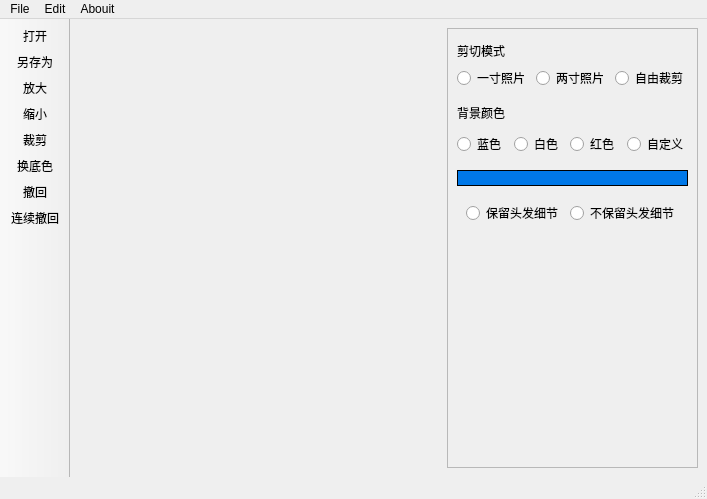
<?xml version="1.0" encoding="UTF-8"?>
<ui version="4.0">
 <class>MainWindow</class>
 <widget class="QMainWindow" name="MainWindow">
  <property name="geometry">
   <rect>
    <x>0</x>
    <y>0</y>
    <width>707</width>
    <height>499</height>
   </rect>
  </property>
  <property name="windowTitle">
   <string>MainWindow</string>
  </property>
  <widget class="QWidget" name="centralwidget">
   <property name="sizePolicy">
    <sizepolicy hsizetype="Preferred" vsizetype="Preferred">
     <horstretch>0</horstretch>
     <verstretch>0</verstretch>
    </sizepolicy>
   </property>
   <layout class="QHBoxLayout" name="horizontalLayout_6">
    <item>
     <widget class="QScrollArea" name="imageScrollArea">
      <property name="frameShape">
       <enum>QFrame::NoFrame</enum>
      </property>
      <property name="widgetResizable">
       <bool>true</bool>
      </property>
      <property name="alignment">
       <set>Qt::AlignLeading|Qt::AlignLeft|Qt::AlignTop</set>
      </property>
      <widget class="QWidget" name="scrollAreaWidgetContents">
       <property name="geometry">
        <rect>
         <x>0</x>
         <y>0</y>
         <width>352</width>
         <height>426</height>
        </rect>
       </property>
       <layout class="QHBoxLayout" name="horizontalLayout">
        <item>
         <widget class="ImageLabel" name="imgLabel">
          <property name="frameShape">
           <enum>QFrame::NoFrame</enum>
          </property>
          <property name="text">
           <string/>
          </property>
          <property name="alignment">
           <set>Qt::AlignLeading|Qt::AlignLeft|Qt::AlignTop</set>
          </property>
         </widget>
        </item>
       </layout>
      </widget>
     </widget>
    </item>
    <item>
     <widget class="QFrame" name="frame">
      <property name="sizePolicy">
       <sizepolicy hsizetype="Fixed" vsizetype="Preferred">
        <horstretch>0</horstretch>
        <verstretch>0</verstretch>
       </sizepolicy>
      </property>
      <property name="frameShape">
       <enum>QFrame::StyledPanel</enum>
      </property>
      <property name="frameShadow">
       <enum>QFrame::Plain</enum>
      </property>
      <layout class="QVBoxLayout" name="verticalLayout_3">
       <item>
        <widget class="QWidget" name="widget_3" native="true">
         <layout class="QVBoxLayout" name="verticalLayout">
          <property name="sizeConstraint">
           <enum>QLayout::SetMinimumSize</enum>
          </property>
          <property name="leftMargin">
           <number>0</number>
          </property>
          <property name="topMargin">
           <number>4</number>
          </property>
          <property name="rightMargin">
           <number>0</number>
          </property>
          <property name="bottomMargin">
           <number>4</number>
          </property>
          <item>
           <widget class="QLabel" name="label">
            <property name="text">
             <string>剪切模式</string>
            </property>
           </widget>
          </item>
          <item>
           <widget class="QWidget" name="widget_2" native="true">
            <layout class="QHBoxLayout" name="horizontalLayout_3">
             <property name="sizeConstraint">
              <enum>QLayout::SetMinimumSize</enum>
             </property>
             <property name="leftMargin">
              <number>0</number>
             </property>
             <property name="topMargin">
              <number>0</number>
             </property>
             <property name="rightMargin">
              <number>0</number>
             </property>
             <property name="bottomMargin">
              <number>0</number>
             </property>
             <item>
              <widget class="QRadioButton" name="cutModeOneInch">
               <property name="text">
                <string>一寸照片</string>
               </property>
              </widget>
             </item>
             <item>
              <widget class="QRadioButton" name="cutModeTwoInch">
               <property name="text">
                <string>两寸照片</string>
               </property>
              </widget>
             </item>
             <item>
              <widget class="QRadioButton" name="cutModeFree">
               <property name="text">
                <string>自由裁剪</string>
               </property>
              </widget>
             </item>
            </layout>
           </widget>
          </item>
         </layout>
        </widget>
       </item>
       <item>
        <widget class="QWidget" name="widget_4" native="true">
         <layout class="QVBoxLayout" name="verticalLayout_6">
          <property name="leftMargin">
           <number>0</number>
          </property>
          <property name="topMargin">
           <number>4</number>
          </property>
          <property name="rightMargin">
           <number>0</number>
          </property>
          <property name="bottomMargin">
           <number>4</number>
          </property>
          <item>
           <widget class="QLabel" name="label_3">
            <property name="text">
             <string>背景颜色</string>
            </property>
           </widget>
          </item>
          <item>
           <widget class="QWidget" name="widget_5" native="true">
            <layout class="QVBoxLayout" name="verticalLayout_5">
             <property name="sizeConstraint">
              <enum>QLayout::SetMinimumSize</enum>
             </property>
             <property name="leftMargin">
              <number>0</number>
             </property>
             <property name="topMargin">
              <number>4</number>
             </property>
             <property name="rightMargin">
              <number>0</number>
             </property>
             <property name="bottomMargin">
              <number>4</number>
             </property>
             <item>
              <widget class="QWidget" name="widget_7" native="true">
               <layout class="QHBoxLayout" name="horizontalLayout_5">
                <property name="sizeConstraint">
                 <enum>QLayout::SetMinimumSize</enum>
                </property>
                <property name="leftMargin">
                 <number>0</number>
                </property>
                <property name="topMargin">
                 <number>0</number>
                </property>
                <property name="rightMargin">
                 <number>0</number>
                </property>
                <property name="bottomMargin">
                 <number>0</number>
                </property>
                <item>
                 <widget class="QRadioButton" name="bgColorBlue">
                  <property name="text">
                   <string>蓝色</string>
                  </property>
                 </widget>
                </item>
                <item>
                 <widget class="QRadioButton" name="bgColorWhite">
                  <property name="text">
                   <string>白色</string>
                  </property>
                 </widget>
                </item>
                <item>
                 <widget class="QRadioButton" name="bgColorRed">
                  <property name="text">
                   <string>红色</string>
                  </property>
                 </widget>
                </item>
                <item>
                 <widget class="QRadioButton" name="bgColorFree">
                  <property name="text">
                   <string>自定义</string>
                  </property>
                 </widget>
                </item>
               </layout>
              </widget>
             </item>
            </layout>
           </widget>
          </item>
         </layout>
        </widget>
       </item>
       <item>
        <widget class="ColorLabel" name="colorLabel">
         <property name="styleSheet">
          <string notr="true">background-color: rgb(0, 120, 232);</string>
         </property>
         <property name="frameShape">
          <enum>QFrame::Box</enum>
         </property>
         <property name="text">
          <string/>
         </property>
        </widget>
       </item>
       <item>
        <widget class="QWidget" name="widget" native="true">
         <layout class="QHBoxLayout" name="horizontalLayout_2">
          <item>
           <widget class="QRadioButton" name="keepHair">
            <property name="text">
             <string>保留头发细节</string>
            </property>
           </widget>
          </item>
          <item>
           <widget class="QRadioButton" name="notKeepHair">
            <property name="text">
             <string>不保留头发细节</string>
            </property>
           </widget>
          </item>
         </layout>
        </widget>
       </item>
       <item>
        <spacer name="verticalSpacer">
         <property name="orientation">
          <enum>Qt::Vertical</enum>
         </property>
         <property name="sizeHint" stdset="0">
          <size>
           <width>20</width>
           <height>40</height>
          </size>
         </property>
        </spacer>
       </item>
      </layout>
     </widget>
    </item>
   </layout>
  </widget>
  <widget class="QStatusBar" name="statusbar"/>
  <widget class="QMenuBar" name="menuBar">
   <property name="geometry">
    <rect>
     <x>0</x>
     <y>0</y>
     <width>707</width>
     <height>22</height>
    </rect>
   </property>
   <widget class="QMenu" name="menuFile">
    <property name="title">
     <string>File</string>
    </property>
    <addaction name="actionOpen"/>
    <addaction name="actionsaveAs"/>
   </widget>
   <widget class="QMenu" name="menuEdit">
    <property name="title">
     <string>Edit</string>
    </property>
    <addaction name="actionCut"/>
    <addaction name="actionzoom_in"/>
    <addaction name="actionzoom_out"/>
    <addaction name="actionrecall"/>
    <addaction name="actioncreacall"/>
    <addaction name="actionchangeColor"/>
   </widget>
   <widget class="QMenu" name="menuAbouit">
    <property name="title">
     <string>Abouit</string>
    </property>
    <addaction name="actionAbout_this_application"/>
   </widget>
   <addaction name="menuFile"/>
   <addaction name="menuEdit"/>
   <addaction name="menuAbouit"/>
  </widget>
  <widget class="QToolBar" name="toolBar">
   <property name="windowTitle">
    <string>toolBar</string>
   </property>
   <property name="movable">
    <bool>false</bool>
   </property>
   <property name="allowedAreas">
    <set>Qt::NoToolBarArea</set>
   </property>
   <property name="iconSize">
    <size>
     <width>28</width>
     <height>28</height>
    </size>
   </property>
   <attribute name="toolBarArea">
    <enum>LeftToolBarArea</enum>
   </attribute>
   <attribute name="toolBarBreak">
    <bool>false</bool>
   </attribute>
   <addaction name="actionOpen"/>
   <addaction name="actionsaveAs"/>
   <addaction name="actionzoom_in"/>
   <addaction name="actionzoom_out"/>
   <addaction name="actionCut"/>
   <addaction name="actionchangeColor"/>
   <addaction name="actionrecall"/>
   <addaction name="actioncreacall"/>
  </widget>
  <action name="actionOpen">
   <property name="icon">
    <iconset resource="images.qrc">
     <normaloff>:/icon/open.png</normaloff>:/icon/open.png</iconset>
   </property>
   <property name="text">
    <string>打开</string>
   </property>
   <property name="shortcut">
    <string>Meta+O</string>
   </property>
  </action>
  <action name="actionCut">
   <property name="icon">
    <iconset resource="images.qrc">
     <normaloff>:/icon/cut.png</normaloff>
     <normalon>:/icon/cutOn.png</normalon>:/icon/cut.png</iconset>
   </property>
   <property name="text">
    <string>裁剪</string>
   </property>
   <property name="shortcut">
    <string>Meta+Shift+E</string>
   </property>
  </action>
  <action name="actionAbout_this_application">
   <property name="icon">
    <iconset resource="images.qrc">
     <normaloff>:/icon/about.png</normaloff>:/icon/about.png</iconset>
   </property>
   <property name="text">
    <string>关于本应用</string>
   </property>
  </action>
  <action name="actionzoom_in">
   <property name="icon">
    <iconset resource="images.qrc">
     <normaloff>:/icon/zoomin.png</normaloff>:/icon/zoomin.png</iconset>
   </property>
   <property name="text">
    <string>放大</string>
   </property>
   <property name="shortcut">
    <string>Ctrl+=</string>
   </property>
  </action>
  <action name="actionzoom_out">
   <property name="icon">
    <iconset resource="images.qrc">
     <normaloff>:/icon/zoomout .png</normaloff>:/icon/zoomout .png</iconset>
   </property>
   <property name="text">
    <string>缩小</string>
   </property>
   <property name="shortcut">
    <string>Ctrl+-</string>
   </property>
  </action>
  <action name="actionrecall">
   <property name="icon">
    <iconset resource="images.qrc">
     <normaloff>:/icon/backc.png</normaloff>:/icon/backc.png</iconset>
   </property>
   <property name="text">
    <string>撤回</string>
   </property>
   <property name="shortcut">
    <string>Ctrl+Z</string>
   </property>
  </action>
  <action name="actioncreacall">
   <property name="icon">
    <iconset resource="images.qrc">
     <normaloff>:/icon/back.png</normaloff>:/icon/back.png</iconset>
   </property>
   <property name="text">
    <string>连续撤回</string>
   </property>
   <property name="shortcut">
    <string>Ctrl+Alt+Z</string>
   </property>
  </action>
  <action name="actionsaveAs">
   <property name="icon">
    <iconset resource="images.qrc">
     <normaloff>:/icon/save.png</normaloff>:/icon/save.png</iconset>
   </property>
   <property name="text">
    <string>另存为</string>
   </property>
   <property name="shortcut">
    <string>Meta+Alt+S</string>
   </property>
  </action>
  <action name="actionchangeColor">
   <property name="icon">
    <iconset resource="images.qrc">
     <normaloff>:/icon/color.png</normaloff>:/icon/color.png</iconset>
   </property>
   <property name="text">
    <string>换底色</string>
   </property>
   <property name="shortcut">
    <string>Meta+Alt+C</string>
   </property>
  </action>
 </widget>
 <customwidgets>
  <customwidget>
   <class>ImageLabel</class>
   <extends>QLabel</extends>
   <header>imagelabel.h</header>
  </customwidget>
  <customwidget>
   <class>ColorLabel</class>
   <extends>QLabel</extends>
   <header location="global">colorlabel.h</header>
  </customwidget>
 </customwidgets>
 <resources>
  <include location="images.qrc"/>
 </resources>
 <connections/>
</ui>
